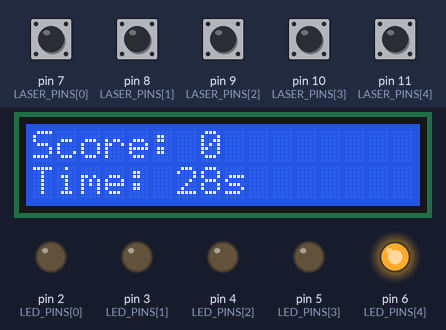
Simulated run of this sketch. Board: Arduino Uno, built with avr-gcc and run on an emulated ATmega328P. Shown: 16×2 character LCD, output pins drawn as LEDs (lit = HIGH). The inputs (shaded band) are chosen by the test bench; at power-on: pin 7 (LASER_PINS[0]), pin 8 (LASER_PINS[1]), pin 9 (LASER_PINS[2]), pin 10 (LASER_PINS[3]), pin 11 (LASER_PINS[4]) HIGH. Random numbers use the default seed unless the sketch sets one. At 30.1 s the program stops and its outputs stay as they are.

Above: at 1.2 s.
1.3 s: pin 11 (LASER_PINS[4]) pulled LOW for 0.15 s
At 1.9 s:
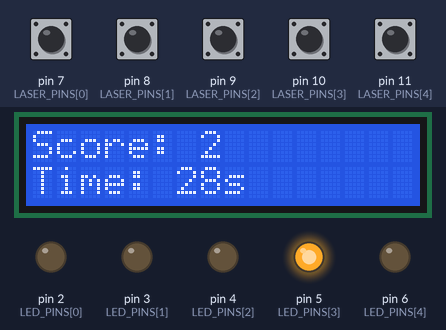
4.4 s: pin 7 (LASER_PINS[0]) pulled LOW for 0.15 s
At 5.5 s:
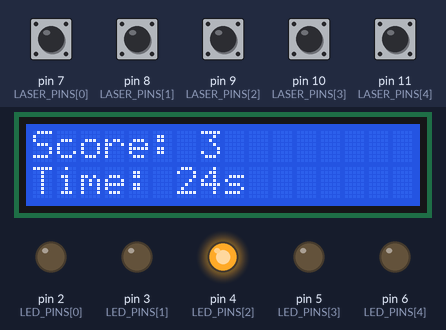
7.5 s: pin 10 (LASER_PINS[3]) pulled LOW for 0.15 s
At 7.9 s:
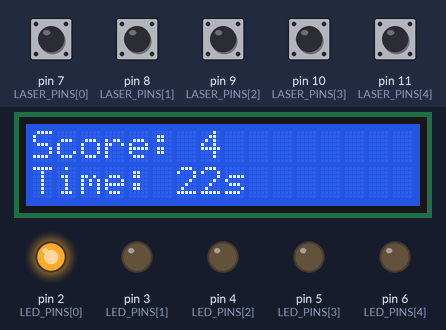
9.5 s: pin 7 (LASER_PINS[0]) pulled LOW for 1 s
At 10.5 s:
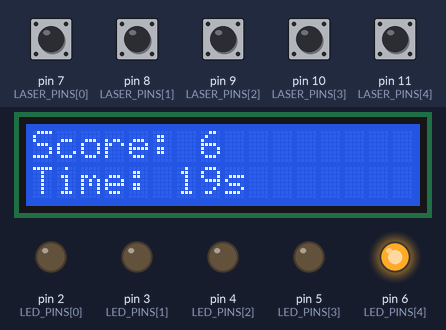
12.0 s: pin 9 (LASER_PINS[2]) pulled LOW for 0.15 s
At 13.4 s:
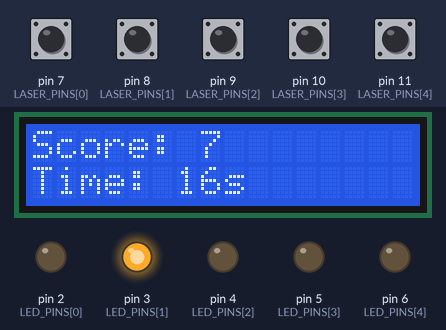
13.6 s: pin 8 (LASER_PINS[1]) pulled LOW for 0.15 s
At 31.2 s:
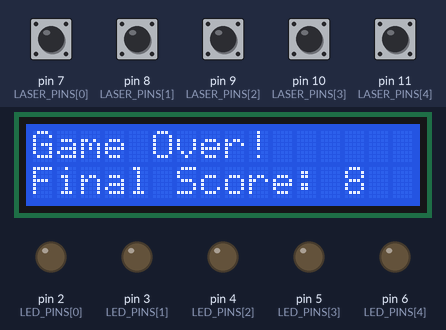
Timing chart, 0 to 31.6 s (numbered marks = the images above; inputs shaded):
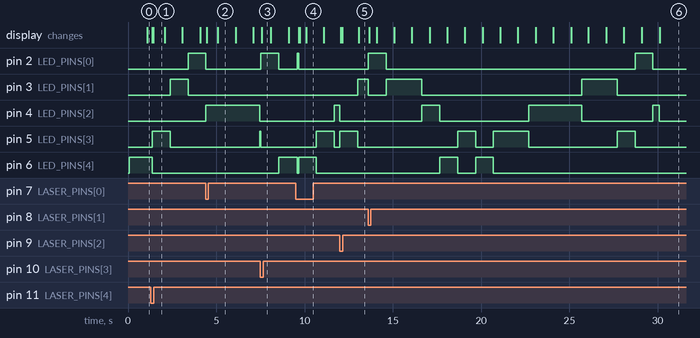

The sketch:

LaserWhackamole.ino
```cpp
#include <Wire.h>
#include <LiquidCrystal_I2C.h>

const int NUM_LEDS = 5;
const int LED_PINS[NUM_LEDS] = {2, 3, 4, 5, 6};
const int LASER_PINS[NUM_LEDS] = {7, 8, 9, 10, 11};
const int GLOW_DURATION = 1000; // 1 second
const int GAME_DURATION = 30000; // 30 seconds

LiquidCrystal_I2C lcd(0x27, 16, 2);
int score = 0;
int currentLED = -1;
unsigned long lastChangeTime = 0;
unsigned long gameStartTime = 0;

void setup() {
  for (int i = 0; i < NUM_LEDS; i++) {
    pinMode(LED_PINS[i], OUTPUT);
    pinMode(LASER_PINS[i], INPUT_PULLUP);
  }

  lcd.init();
  lcd.backlight();
  lcd.print("Score: 0");

  randomSeed(analogRead(0));
  gameStartTime = millis();
}

void loop() {
  unsigned long currentTime = millis();

  if (currentTime - gameStartTime >= GAME_DURATION) {
    endGame();
    return;
  }

  if (currentTime - lastChangeTime >= GLOW_DURATION || currentLED == -1) {
    changeLED();
  }

  checklasers();

  updateLCD();
}

void changeLED() {
  if (currentLED != -1) {
    digitalWrite(LED_PINS[currentLED], LOW);
  }
  currentLED = random(NUM_LEDS);
  digitalWrite(LED_PINS[currentLED], HIGH);
  lastChangeTime = millis();
}

void checklasers() {
  for (int i = 0; i < NUM_LEDS; i++) {
    if (digitalRead(LASER_PINS[i]) == 0) {
      if (i == currentLED) {
        score++;
        changeLED();
      }
      delay(50);
    }
  }
}

void updateLCD() {
  lcd.setCursor(0, 0);
  lcd.print("Score: ");
  lcd.print(score);

  lcd.setCursor(0, 1);
  lcd.print("Time: ");
  lcd.print((GAME_DURATION - (millis() - gameStartTime)) / 1000);
  lcd.print("s   ");
}

void endGame() {
  for (int i = 0; i < NUM_LEDS; i++) {
    digitalWrite(LED_PINS[i], LOW);
  }

  lcd.clear();
  lcd.print("Game Over!");
  lcd.setCursor(0, 1);
  lcd.print("Final Score: ");
  lcd.print(score);

  while(true); // Stop the game
}
```

Measured:
- after the input at 1.3 s, pin 2 (LED_PINS[0]): LOW → HIGH after 2.1 s
- after the input at 4.4 s, pin 5 (LED_PINS[3]): LOW → HIGH after 3.1 s
- after the input at 9.5 s, pin 4 (LED_PINS[2]): LOW → HIGH after 2.2 s; pin 5 (LED_PINS[3]): LOW → HIGH after 1.2 s, → LOW 1.0 s later
- after the input at 12.0 s, pin 3 (LED_PINS[1]): LOW → HIGH after 1.0 s
- by itself, pin 6 (LED_PINS[4]): alternates HIGH for 1.0 s and LOW for 1.0 s, 4 changes in all, then stays LOW
- what the display in image 2 shows lasts 1.0 s, from 5.1 s to 6.1 s
